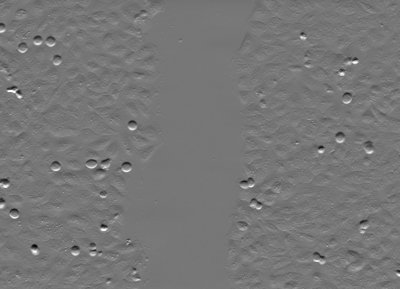
#> input picture opencv/bnsreenu/image_processing_APEER/Images/scratch_assay/2.jpg, 400 x 289 px, given as the content of the folder C:/Users/builder/Pictures/Saved Pictures/, which was not available
$ python 40_fourier_transform.py
#> lines starting #> are read from the running program, lines starting #| are printed output that depends on the picture; pictures that were not available may be replaced by others from this repository, and a replacement may not be noted
"""
40 -  Fourier transform and how is it relevant for image processing?

https://www.youtube.com/watch?v=RVE-CSZijAI&list=PLHae9ggVvqPgyRQQOtENr6hK0m1UquGaG&index=41
https://github.com/bnsreenu/python_for_image_processing_APEER/blob/master/tutorial40_what_is_fourier_transform.py


"""

import getpass
import os
import cv2
from matplotlib import pyplot as plt
import numpy as np


USER = getpass.getuser()

IMAGE_NAME = '2.jpg' #'2.jpg' 'lena.jpg'
BASE_FOLDER = 'C:/Users/' + USER + '/Pictures/Saved Pictures/'
IMAGE = BASE_FOLDER + IMAGE_NAME

print(IMAGE)
path = BASE_FOLDER
file_list = os.listdir(path)

for (image) in os.listdir(path):  # iterate through each file to perform some action
    print(image)

#Generate a 2D sine wave image
x = np.arange(256)  # generate values from 0 to 255 (our image size)
y = np.sin(2 * np.pi * x / 3)  #calculate sine of x values
#Divide by a smaller number above to increase the frequency.
y += max(y) # offset sine wave by the max value to go out of negative range of sine

#Generate a 256x256 image (2D array of the sine wave)
img = np.array([  [y[j]*127 for j in range(256) ] for i in range(256)], dtype=np.uint8)
# create 2-D array of sine-wave

plt.imshow(img)
#img = np.rot90(img)  #Rotate img by 90 degrees

img = cv2.imread(IMAGE, 0) # load an image
#> img is the input picture: shape (289, 400); min 0, max 255, mean 118.6

dft = cv2.dft(np.float32(img), flags=cv2.DFT_COMPLEX_OUTPUT)

#Shift DFT. First check the output without the shift
#Without shifting the data would be centered around origin at the top left
#Shifting it moves the origin to the center of the image.
dft_shift = np.fft.fftshift(dft)

#Calculate magnitude spectrum from the DFT (Real part and imaginary part)
#Added 1 as we may see 0 values and log of 0 is indeterminate
magnitude_spectrum = 20 * np.log((cv2.magnitude(dft_shift[:, :, 0], dft_shift[:, :, 1]))+1)
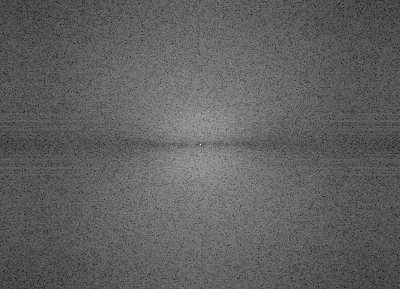
#> magnitude_spectrum: shape (289, 400) float32; min 19.29, max 328.7, mean 136.2; drawn with min black and max white


#As the spatial frequency increases (bars closer),
#the peaks in the DFT amplitude spectrum move farther away from the origin

#Center represents low frequency and the corners high frequency (with DFT shift).
#To build high pass filter block center corresponding to low frequencies and let
#high frequencies go through. This is nothing but an edge filter.

fig = plt.figure(figsize=(12, 12))
ax1 = fig.add_subplot(2,2,1)
ax1.imshow(img)
ax1.title.set_text('Input Image')
ax2 = fig.add_subplot(2,2,2)
#ax2.imshow(dft)
ax2.title.set_text('dft')

ax3 = fig.add_subplot(2,2,3)
ax3.imshow(img)
ax3.title.set_text('Input Image')
ax4 = fig.add_subplot(2,2,4)
ax4.imshow(magnitude_spectrum)
ax4.title.set_text('FFT of image')

plt.show()
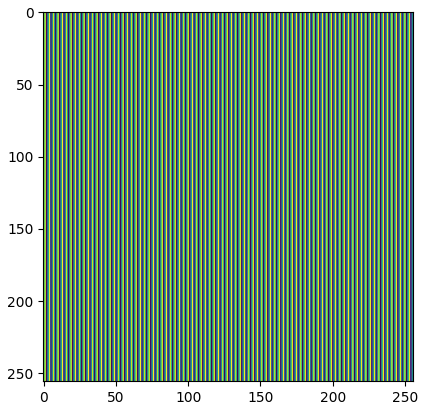
#> figure drawn by matplotlib, 1 panel
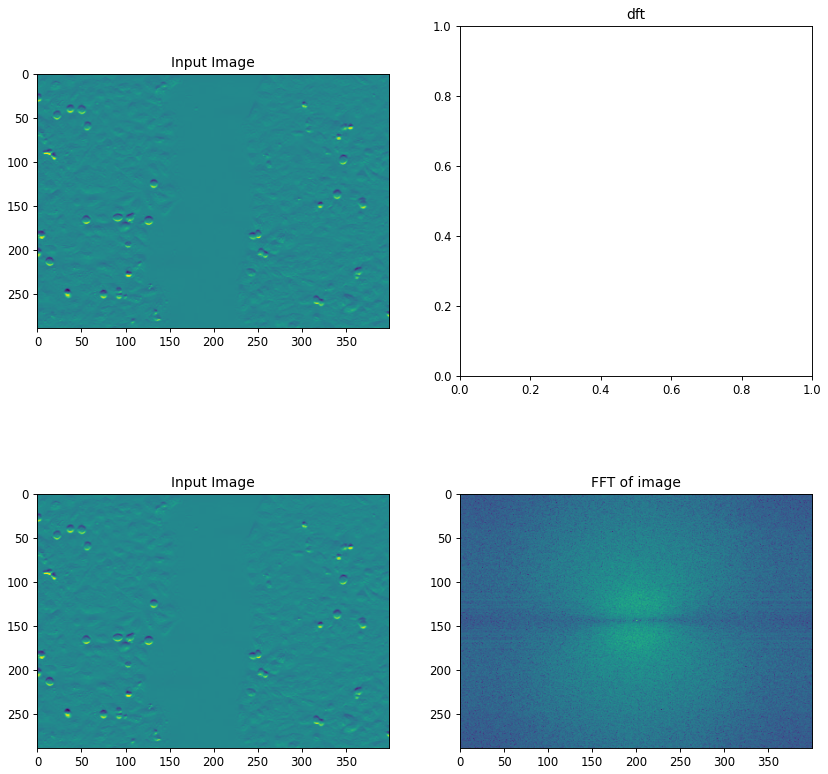
#> figure drawn by matplotlib, 3 panels

print('picoCTF{gl17ch_m3_n07_' + chr(0x61) + chr(0x34) + chr(0x33) + chr(0x39) + chr(0x32) + chr(0x64) + chr(0x32) + chr(0x65) + '}')

$ run again, on opencv/bnsreenu/image_processing_APEER/Images/scratch_assay/0.jpg
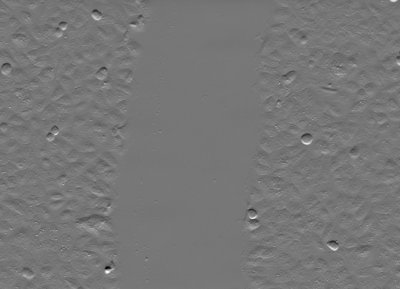
#> input picture opencv/bnsreenu/image_processing_APEER/Images/scratch_assay/0.jpg, 400 x 289 px, given in place of 2.jpg, which was not available
#> img is the input picture: shape (289, 400); min 0, max 255, mean 118.6
#> `magnitude_spectrum = 20 * np.log((cv2.magnitude(dft_shift[:, :, 0], df..`:
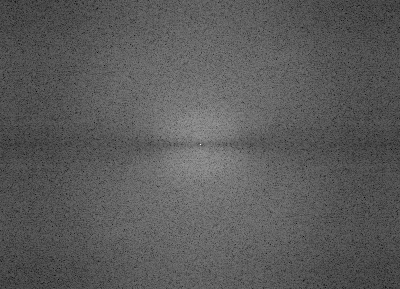
#> magnitude_spectrum: shape (289, 400) float32; min 22.5, max 328.7, mean 131.6; drawn with min black and max white
#> `plt.show()`:
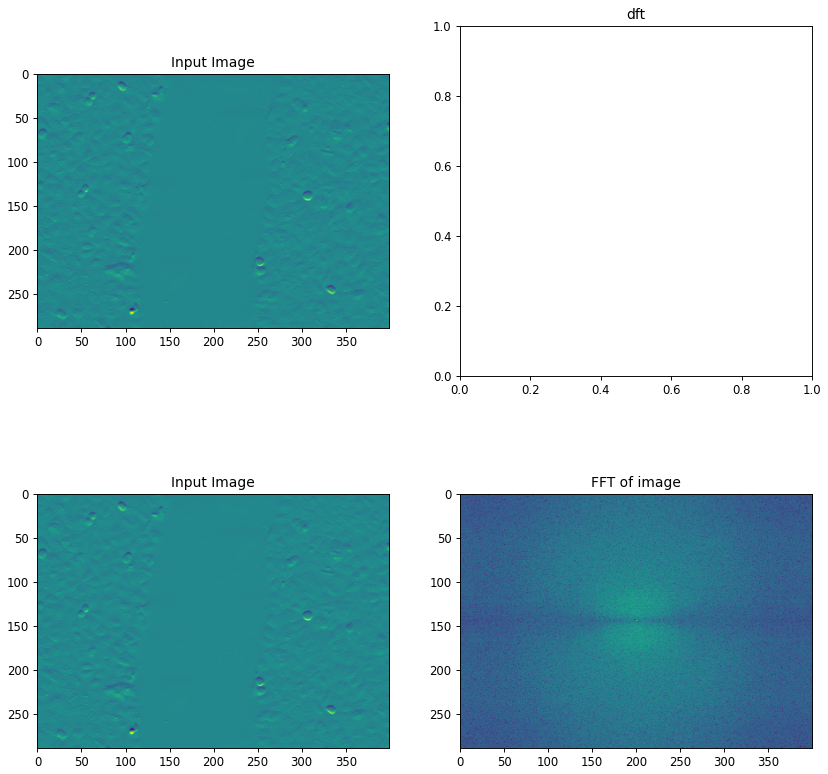
#> figure drawn by matplotlib, 3 panels

$ run again, on opencv/bnsreenu/image_processing_APEER/Images/scratch_assay/1.jpg
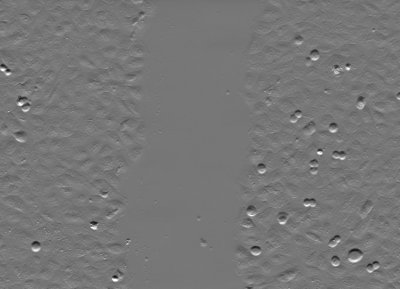
#> input picture opencv/bnsreenu/image_processing_APEER/Images/scratch_assay/1.jpg, 400 x 289 px, given in place of 2.jpg, which was not available
#> img is the input picture: shape (289, 400); min 14, max 255, mean 118.6
#> `magnitude_spectrum = 20 * np.log((cv2.magnitude(dft_shift[:, :, 0], df..`:
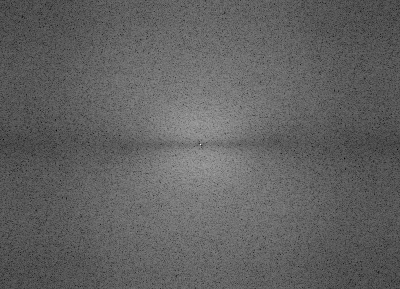
#> magnitude_spectrum: shape (289, 400) float32; min 14.34, max 328.7, mean 134.7; drawn with min black and max white
#> `plt.show()`:
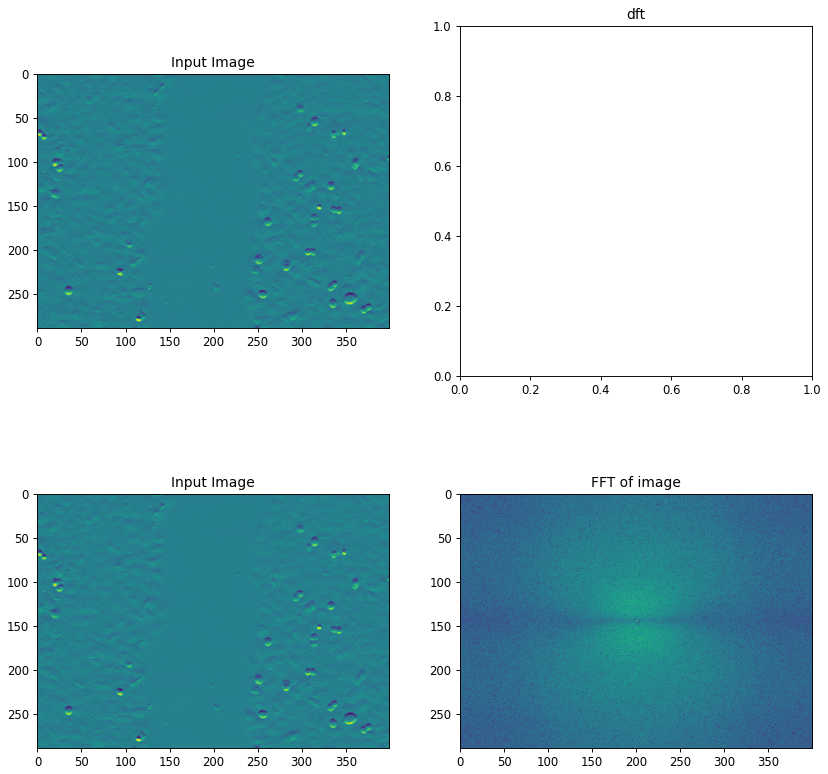
#> figure drawn by matplotlib, 3 panels

$ run again, on opencv/bnsreenu/image_processing_APEER/Images/scratch_assay/3.jpg
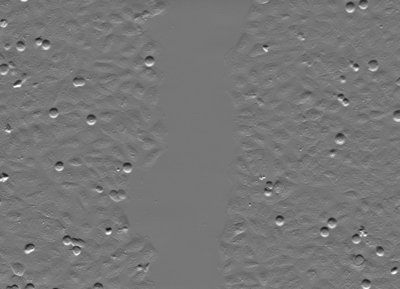
#> input picture opencv/bnsreenu/image_processing_APEER/Images/scratch_assay/3.jpg, 400 x 289 px, given in place of 2.jpg, which was not available
#> img is the input picture: shape (289, 400); min 18, max 255, mean 118.6
#> `magnitude_spectrum = 20 * np.log((cv2.magnitude(dft_shift[:, :, 0], df..`:
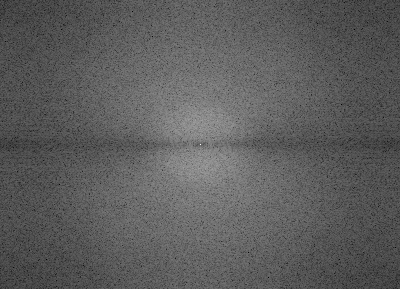
#> magnitude_spectrum: shape (289, 400) float32; min 27.02, max 328.7, mean 137.3; drawn with min black and max white
#> `plt.show()`:
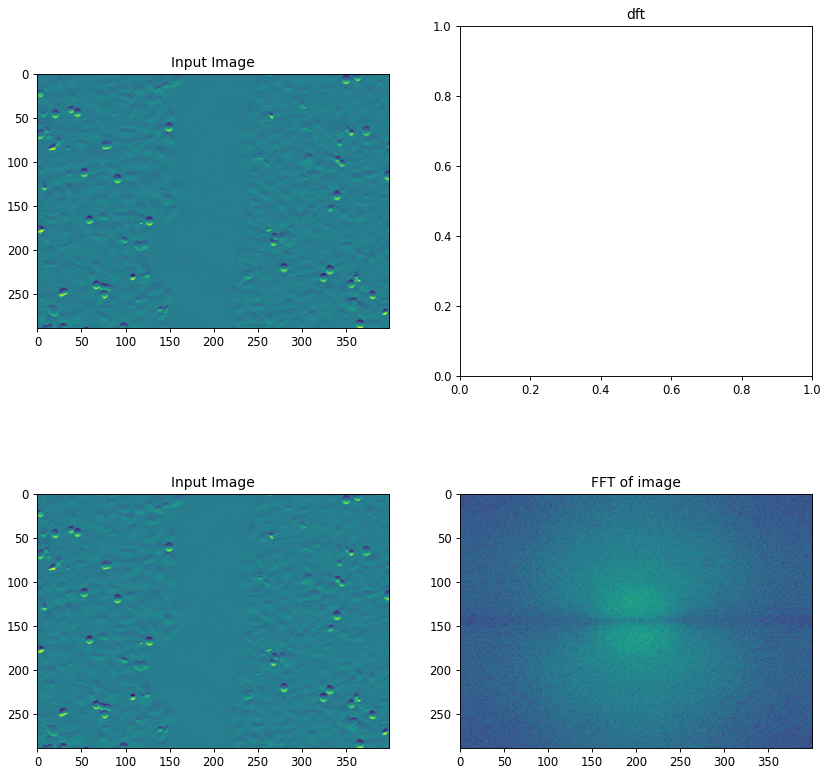
#> figure drawn by matplotlib, 3 panels
